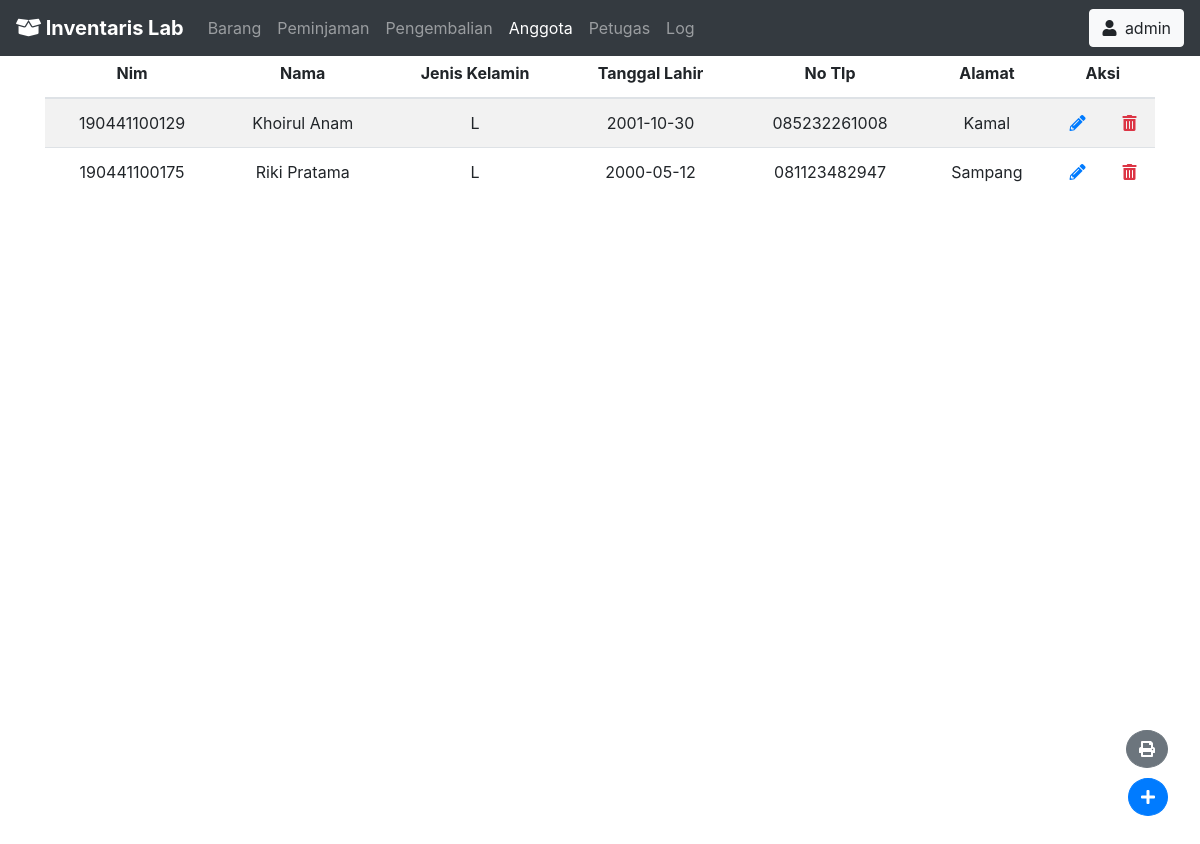
The page /index.php?page=anggota (signed in) on the database as committed earlier.
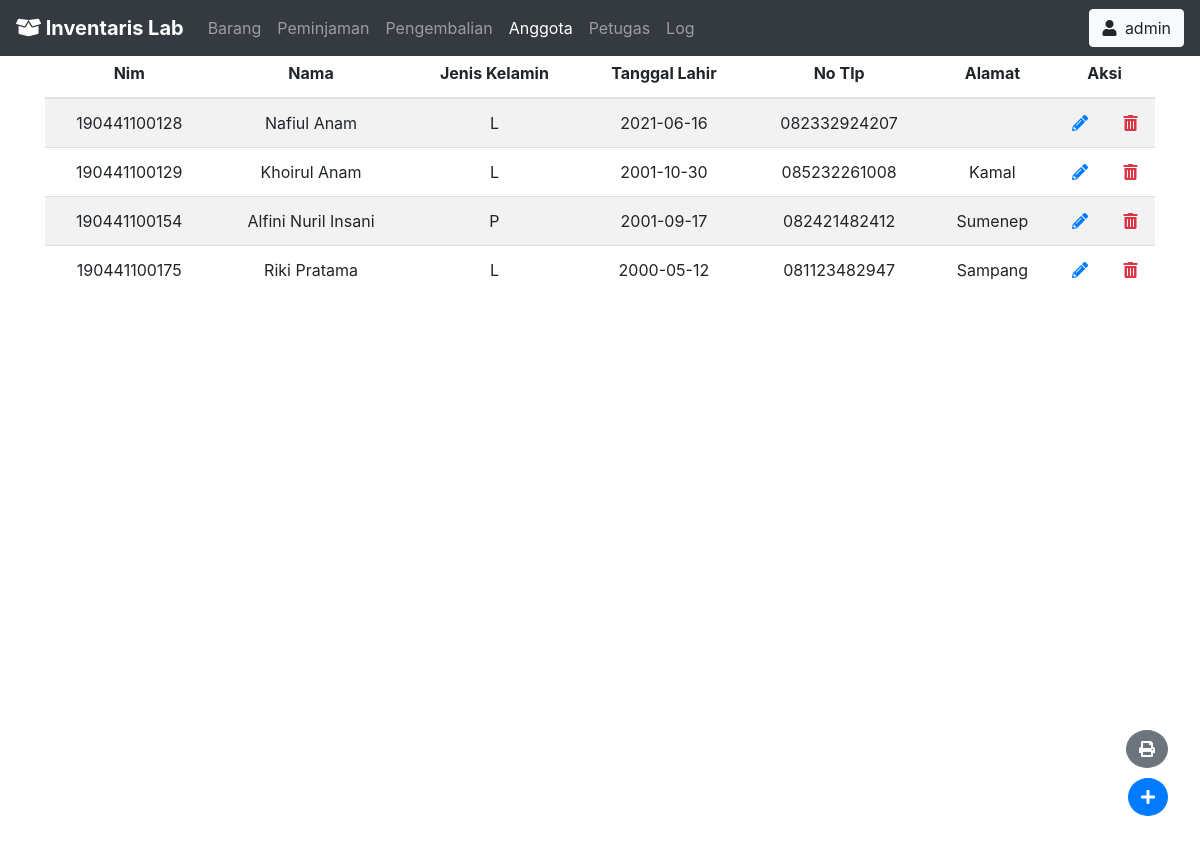
The same page on the database as committed later.
### tables this page shows
CREATE TABLE `anggota` (
  `nim` varchar(32) NOT NULL,
  `nama_anggota` varchar(128) NOT NULL,
  `jenis_kelamin_anggota` enum('L','P') NOT NULL,
  `tgl_lahir_anggota` date DEFAULT NULL,
  `no_tlp_anggota` varchar(15) NOT NULL,
  `alamat_anggota` varchar(128) NOT NULL
);

### anggota.php (the view, shortened to what this page needs)
<div class="container mt-lg-5">
        <div class="row">
            <div class="col-md-12">
                <table class="table table-striped table-inverse w-100 text-center">
                    <thead class="thead-inverse">
                        <tr>
                            <th>Nim</th>
                            <th>Nama</th>
                            <th>Jenis Kelamin</th>
                            <th>Tanggal Lahir</th>
                            <th>No Tlp</th>
                            <th>Alamat</th>
                            <th colspan="2">Aksi</th>
                        </tr>
                    </thead>
                    <tbody>
                        <?php
                        $select = mysqli_query($conn, "select * from anggota");
                        while($data = mysqli_fetch_array($select)){
                            ?>
                            <tr>
                                <td><?php echo $data["nim"] ?></td>
                                <td><?php echo $data["nama_anggota"] ?></td>
                                <td><?php echo $data["jenis_kelamin_anggota"] ?></td>
                                <td><?php echo $data["tgl_lahir_anggota"] ?></td>
                                <td><?php echo $data["no_tlp_anggota"] ?></td>
                                <td><?php echo $data["alamat_anggota"] ?></td>
                                <td><a href="#form-edit" data-toggle="modal" onclick="edit('<?php echo $data['nim'] ?>')"><i class="fas fa-pencil-alt"></i></a></td>
                                <td><a href="#form-hapus" data-toggle="modal" onclick="hapus('<?php echo $data['nim']; ?>')" class="text-danger"><i class="fas fa-trash-alt"></i></a></td>
                            </tr>
                            <?php
                        }
                        ?>
                    </tbody>
                </table>
            </div>
        </div>
    </div>
    <a href="#form-tambah" class="btn btn-primary rounded-circle tombol-tambah" data-toggle="modal"><i class="fas fa-plus"></i></a>
    <a href="process/print_anggota.php" class="btn btn-secondary rounded-circle tombol-cetak"><i class="fas fa-print"></i></a>

Rows that differ between the two databases and show on the page:
added anggota: nim "190441100128", nama_anggota "Nafiul Anam", jenis_kelamin_anggota "L", tgl_lahir_anggota "2021-06-16", no_tlp_anggota "082332924207"
added anggota: nim "190441100154", nama_anggota "Alfini Nuril Insani", jenis_kelamin_anggota "P", tgl_lahir_anggota "2001-09-17", no_tlp_anggota "082421482412", alamat_anggota "Sumenep"
